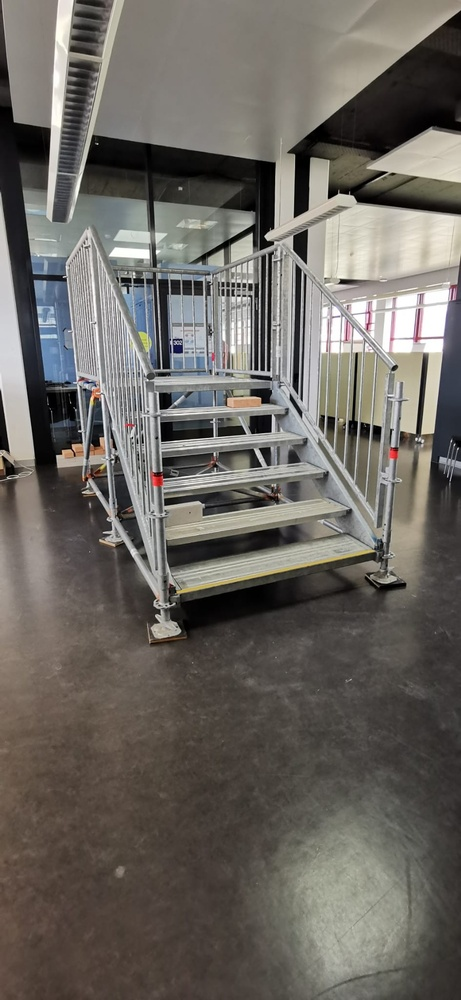
#> input picture StairDedection/Pictures/stair.jpeg, 461 x 1000 px, shrunk from 945 x 2048 before the run, given in place of the camera
$ python StairDetectionLinesRaspi.py Pictures/stair.jpeg
#> lines starting #> are read from the running program, lines starting #| are printed output that depends on the picture; long printed decimals are rounded
import sys
import cv2 as cv
import numpy as np
import math as math


class Line:

    def __init__(self,x1,y1,x2,y2):
        self.x1 = x1
        self.y1 = y1
        self.x2 = x2
        self.y2 = y2
        self.calcDegree()
        self.calcOffset()


    def calcOffset(self):
        if (self.x2 - self.x1) > 0:
            self.offset = self.y1 - self.x1 * (self.y2 - self.y1) / (self.x2 - self.x1)
        else:
            self.offset = -1


    def calcDegree(self):
        if (self.x2 - self.x1) > 0:
            self.degree = math.degrees(np.arctan((self.y2 - self.y1) / (self.x2 - self.x1)))
        else:
            self.degree = 90


def main(argv):
    MINLINELENGTH = 100
    MAXHORIZONTALTILT = 5

    cam = cv.VideoCapture(1)
    red, img = cam.read()
#> img is the input picture: shape (1000, 461, 3); mean B, G, R 97.1, 102.8, 106.9


    src = cv.cvtColor(img, cv.COLOR_BGR2GRAY)
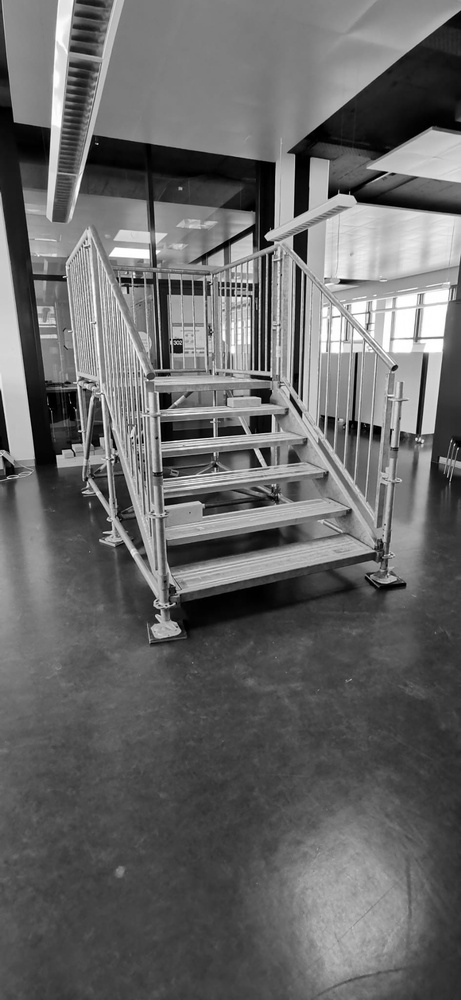
#> src: shape (1000, 461); min 0, max 255, mean 103.4


    # get Coutour of Pictures
    dst = cv.Canny(src, 50, 200, None, 3)
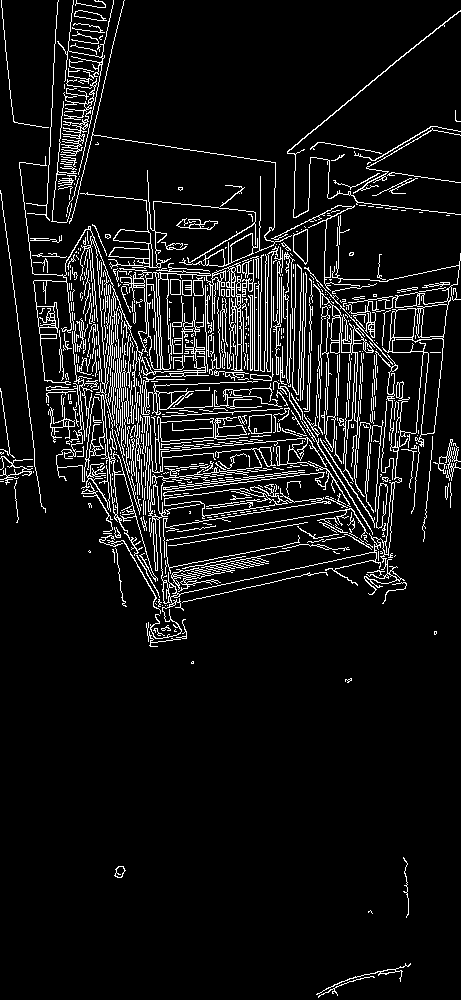
#> dst: shape (1000, 461); 8% white in thin lines or dots

    # Copy edges to the images that will display the results in BGR
    cdst = cv.cvtColor(dst, cv.COLOR_GRAY2BGR)
#> cdst: shape (1000, 461, 3); 8% white in thin lines or dots

    # Get all streight lines in Pictures
    linesP = cv.HoughLinesP(dst, 1, np.pi / 180, 50, None, 50, 10)
#> linesP = 390 rows, first 6: [64, 49, 82, 159], [200, 255, 395, 555], [154, 302, 168, 581], [196, 258, 403, 589], [92, 233, 156, 535], [19, 162, 43, 363]
    inputImage = np.zeros((src.shape[0], src.shape[1], 3), np.uint8)
    outputImage = np.zeros((src.shape[0], src.shape[1], 3), np.uint8)

    height = src.shape[0]
#> height = 1000

    lines = []
    sortedByGradient = []


    #Loop through all lines an calc degrees and offset
    if linesP is not None:
        for i in range(0, len(linesP)):
            l = linesP[i][0]
            #    (l[1] >= l[3] and l[1] <= l[3] + 10) horizontal Lines
            line = Line(l[0], l[1], l[2], l[3])
            cv.line(cdst, (l[0], l[1]), (l[2], l[3]), (0, 255, 0), 1, cv.LINE_AA)
            if (line.degree < 11 and line.degree > -11) and line.offset >= 0:
                lines.append(line)
                print(line.degree)
                cv.line(inputImage, (line.x1, line.y1), (line.x2, line.y2), (0, 0, 255), 1, cv.LINE_AA)
#> this loop made 390 passes
#| -3.995
#| -8.837
#| -6.911
#| 8.616
#| -5.332
#| -8.988
#| -9.039
#| -10.008
#> (further printed lines are left out)
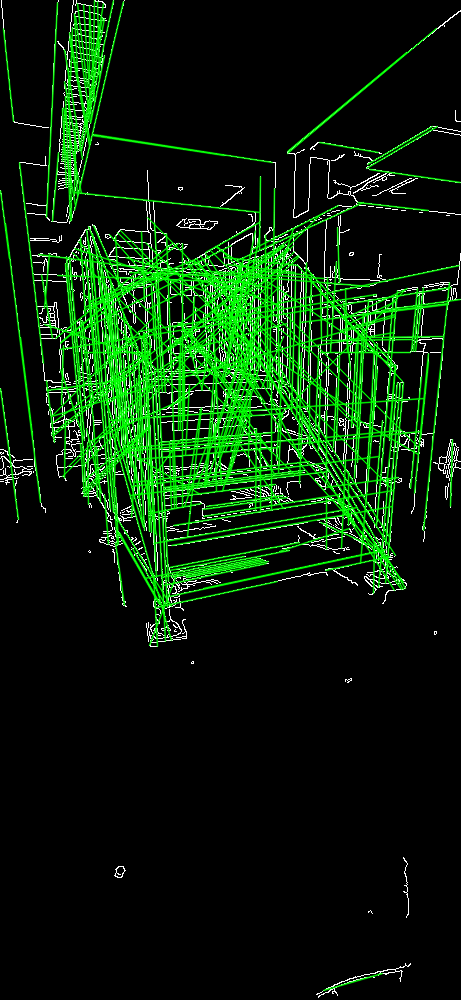
#> cdst: shape (1000, 461, 3); mean B, G, R 9.4, 36.8, 9.4
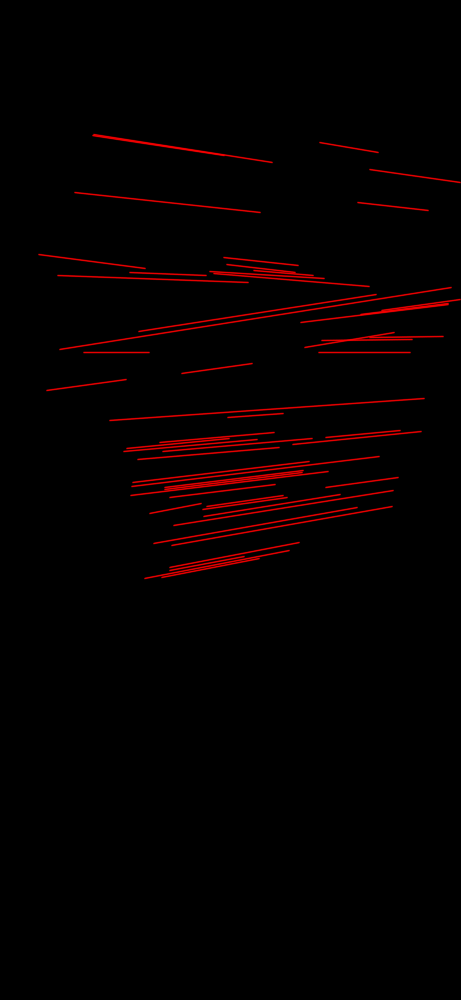
#> inputImage: shape (1000, 461, 3); mean B, G, R 0, 0, 5.2
#> after the loop, lines = 53 items


    DEGREEBUCKET = 1
    OFFSETBUCKET = 10
    newLines = []
    tempLines = []
    if lines is not None and len(lines) > 0:
        lines.sort(key=lambda x: x.degree)
        angle = lines[0].degree
#> angle = -10.97
        for line in lines:
            # print(count)
            if (line.degree - angle) > DEGREEBUCKET and len(tempLines) > 0:
                # print(len(tempLines))
                tempOffsetList = []
                tempLines.sort(key=lambda x: x.offset)
                offset = tempLines[0].offset
                for tempLine in tempLines:
                    # print(tempLines[i + 1].offset - offset)
                    if (tempLine.offset - offset) > OFFSETBUCKET:
                        tempOffsetList.sort(key=lambda x: x.x1)
                        if len(tempOffsetList) > 1:
                            newLines.append(Line(tempOffsetList[0].x1, tempOffsetList[0].y1,
                                                 tempOffsetList[len(tempOffsetList) - 1].x2,
                                                 tempOffsetList[len(tempOffsetList) - 1].y2))
                        # else:
                        #     newLines.append(Line(tempOffsetList[0].x1, tempOffsetList[0].y1,tempOffsetList[0].x2, tempOffsetList[0].y2))
                        tempOffsetList.clear()
                        offset = tempLine.offset

                    tempOffsetList.append(tempLine)
                tempLines.clear()
                angle = line.degree
            tempLines.append(line)
#> this loop made 53 passes
#> angle on passes 8, 13, 19, 27, 34, 40: -9.46, -8.13, -7.13, -5.75, -4.09, 2.1
#> angle on passes 36, 42, 43, 45, 49, 51: -0.774, 3.48, 4.76, 6.09, 7.45, 8.62
#> after the loop, angle = 9.62; newLines = 7 items; offset = 119.5; tempLines = 1 item; tempOffsetList = 2 items

    if newLines is not None:
        print(len(newLines))
#| 7
        for newLine in newLines:
            cv.line(outputImage, (newLine.x1, newLine.y1), (newLine.x2, newLine.y2), (255, 0, 0), 1, cv.LINE_AA)
#> this loop made 7 passes
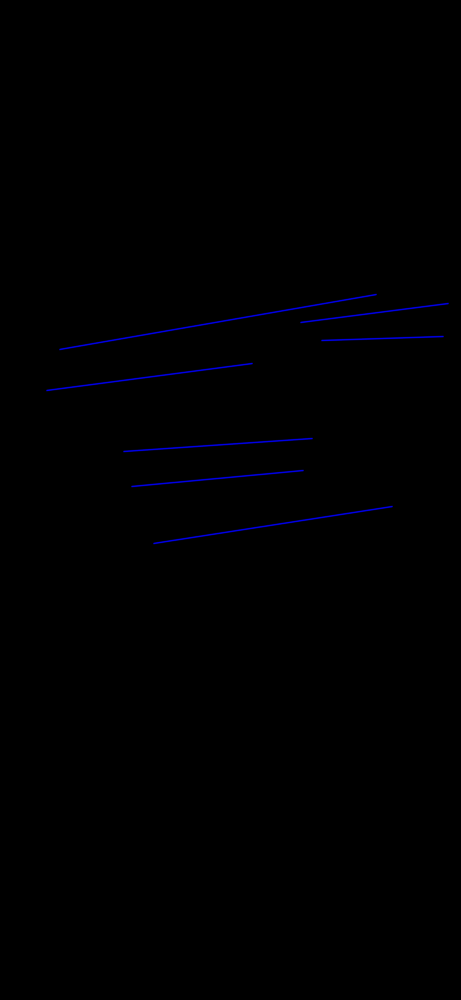
#> outputImage: shape (1000, 461, 3); mean of channels 0, 1, 2 1.1, 0, 0; drawn as B, G, R
    # [6 lines of commented-out code are left out]
    cv.imwrite("testPic/output.jpeg",outputImage)
    cv.imwrite("testPic/input.jpeg",inputImage)
    cv.imwrite("testPic/src.jpeg",src)
    # cv.imwrite("foo.jpeg",cdstP)


    # Wait and Exit
    # cv.waitKey()
    return 0
    ## [exit]

if __name__ == "__main__":
    main(sys.argv[1:])
